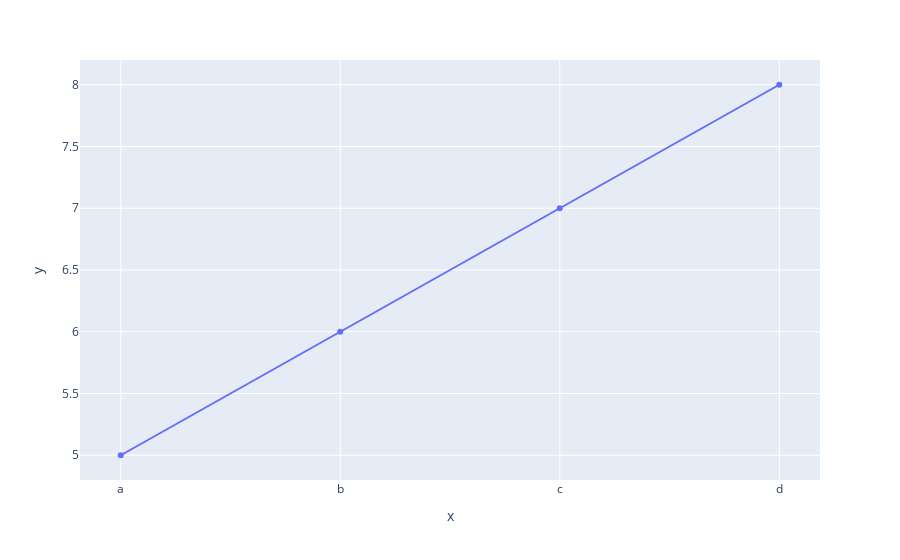

Write notebook code for a chart like this one.
### Code cell
import plotly.express as px

a = ["a", "b", "c", "d"]
b = [5, 6, 7, 8]

fig = px.line(
    x=a,
    y=b,
    markers=True,
)
fig.show()

### Figure 1 — Plotly figure (JSON) as saved in the notebook; plotly's stock layout.template omitted (floating-point values rounded to 4 significant figures)
{"data": [{"hovertemplate": "x=%{x}<br>y=%{y}<extra></extra>", "legendgroup": "", "line": {"color": "#636efa", "dash": "solid"}, "marker": {"symbol": "circle"}, "mode": "lines+markers", "name": "", "orientation": "v", "showlegend": false, "type": "scatter", "x": ["a", "b", "c", "d"], "xaxis": "x", "y": [5, 6, 7, 8], "yaxis": "y"}], "layout": {"legend": {"tracegroupgap": 0}, "margin": {"t": 60}, "xaxis": {"anchor": "y", "domain": [0, 1], "title": {"text": "x"}}, "yaxis": {"anchor": "x", "domain": [0, 1], "title": {"text": "y"}}}}
